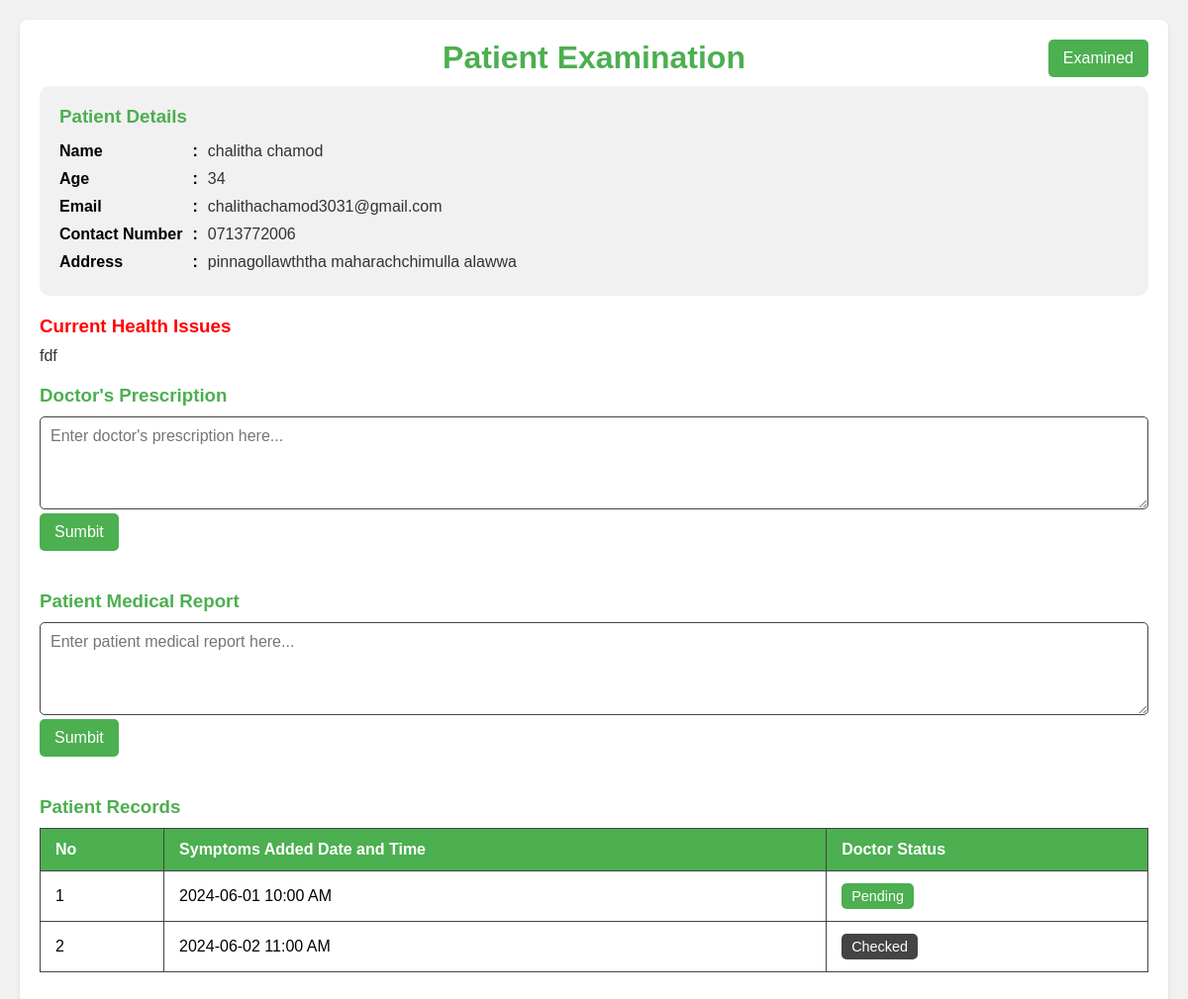
The page /doctor/examine.php?pid=6 on the database as committed earlier.
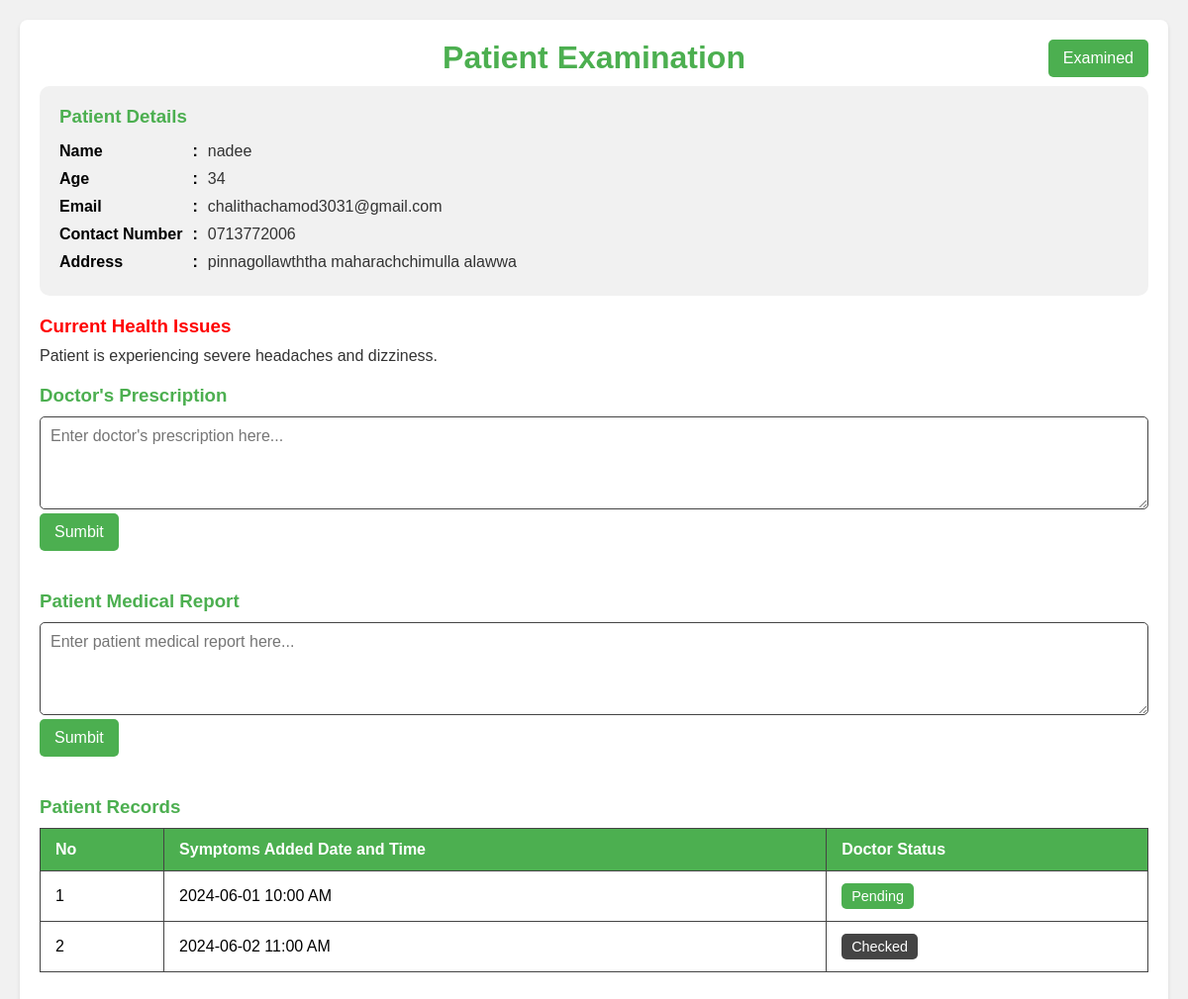
The same page on the database as committed later.
### tables this page shows
CREATE TABLE IF NOT EXISTS `patients_details` (
  `id` int NOT NULL AUTO_INCREMENT,
  `patients_id` int DEFAULT NULL,
  `reception_id` varchar(50) DEFAULT NULL,
  `symptoms` text,
  `medical_report` text,
  `Prescriptions` text,
  `doctor_id` varchar(50) DEFAULT NULL,
  `age` int DEFAULT NULL,
  `symptoms_date` datetime DEFAULT NULL,
  PRIMARY KEY (`id`),
  KEY `FK_patients_details_register_patients` (`patients_id`),
  KEY `FK_patients_details_register_reception` (`reception_id`),
  KEY `FK_patients_details_registered_doctor` (`doctor_id`),
  CONSTRAINT `FK_patients_details_register_patients` FOREIGN KEY (`patients_id`) REFERENCES `registered_patients` (`p_id`),
  CONSTRAINT `FK_patients_details_register_reception` FOREIGN KEY (`reception_id`) REFERENCES `registered_reception` (`id_num`),
  CONSTRAINT `FK_patients_details_registered_doctor` FOREIGN KEY (`doctor_id`) REFERENCES `registered_doctor` (`id_num`)
);

CREATE TABLE IF NOT EXISTS `registered_patients` (
  `p_id` int NOT NULL AUTO_INCREMENT,
  `name` varchar(50) DEFAULT NULL,
  `mobile` varchar(12) DEFAULT NULL,
  `email` varchar(50) DEFAULT NULL,
  `id_num` varchar(20) DEFAULT NULL,
  `address` text,
  `age` int DEFAULT NULL,
  `register_date` datetime DEFAULT NULL,
  `reception_id` varchar(50) DEFAULT NULL,
  PRIMARY KEY (`p_id`),
  KEY `FK_register_patients_register_reception` (`reception_id`),
  CONSTRAINT `FK_register_patients_register_reception` FOREIGN KEY (`reception_id`) REFERENCES `registered_reception` (`id_num`)
);

### connection.php (called while the page is built, shortened)
<?php
class Database
{
    public static $connection;
    public static function SetUpConnection()
    {
        if (!isset(Database::$connection)) {
            Database::$connection = new mysqli("localhost", "root", "Chalithac*#3031", "healthcare", "3306");
        }
    }
    public static function search($q)
    {
        return Database::$connection->query($q);
    }
}

### doctor/examine.php (the view, shortened to what this page needs)
<!DOCTYPE html>
<html lang="en">
<head>
    <link rel="stylesheet" href="../assets/css/common.css">
</head>
<body>
    <?php
    require_once "../connection.php";
    $pid = $_GET["pid"];
    $patiientResultSet = Database::search("SELECT `patients_details`.`id` AS `pdi`,`registered_patients`.`age` AS `age`, `registered_patients`.`name` AS `name`, `registered_patients`.`email` AS `email`,
     `registered_patients`.`mobile` AS `mobile`, `registered_patients`.`address` AS `address`, `patients_details`.`symptoms` AS `symptoms`
      FROM `registered_patients` INNER JOIN `patients_details` ON `registered_patients`.`p_id` =`patients_details`.`patients_id`  WHERE `p_id` = '" . $pid . "'");
    $numRows = $patiientResultSet->num_rows;
    if ($numRows == 1) {
        $pDetaila = $patiientResultSet->fetch_assoc();
    ?>
    <div class="container">
        <div class="container-header">
            <h1>Patient Examination</h1>
            <button onclick="examined(<?php echo $pDetaila['pdi'] ?>)" id="examined-btn" class="examined-btn">Examined</button>
        </div>
            <div class="patient-details">
                <h3>Patient Details</h3>
                <div class="detail-grid">
                    <strong>Name</strong>
                    <strong>:</strong>
                    <p><?php echo $pDetaila["name"] ?></p>
                    <strong>Age</strong>
                    <strong>:</strong>
                    <p><?php echo $pDetaila["age"] ?></p>
                    <strong>Email</strong>
                    <strong>:</strong>
                    <p><?php echo $pDetaila["email"] ?></p>
                    <strong>Contact Number</strong>
                    <strong>:</strong>
                    <p><?php echo $pDetaila["mobile"] ?></p>
                    <strong>Address</strong>
                    <strong>:</strong>
                    <p><?php echo $pDetaila["address"] ?></p>
                </div>
            </div>
            <div class="health-issues">
                <h3 style="color: red;">Current Health Issues</h3>
                <p><?php echo $pDetaila["symptoms"] ?></p>
            </div>
            <div class="doctor-prescription">
                <h3>Doctor's Prescription</h3>
                <textarea id="prescription" rows="4" placeholder="Enter doctor's prescription here..."></textarea>
                <button onclick="submitPrescription(<?php echo $pDetaila['pdi'] ?>)" class="submit-records">Sumbit</button>
            </div>
            <div class="medical-report">
                <h3>Patient Medical Report</h3>
                <textarea id="medicalReport" rows="4" placeholder="Enter patient medical report here..."></textarea>
                <button onclick="submitPrescription(<?php echo $pDetaila['pdi'] ?>)" class="submit-records">Sumbit</button>
            </div>
        <?php
        }
        ?>
        <div class="symptoms-table-container">
            <h3>Patient Records</h3>
            <table id="symptomsTable">
                <thead>
                    <tr>
                        <th>No</th>
                        <th>Symptoms Added Date and Time</th>
                        <th>Doctor Status</th>
                    </tr>
                </thead>
                <tbody>
                    <tr onclick="showPopup('details-popup')">
                        <td>1</td>
                        <td>2024-06-01 10:00 AM</td>
                        <td><button class="status-btn pending">Pending</button></td>
                    </tr>
                    <tr onclick="showPopup('details-popup')">
                        <td>2</td>
                        <td>2024-06-02 11:00 AM</td>
                        <td><button class="status-btn checked">Checked</button></td>
                    </tr>
                </tbody>
            </table>
        </div>
    </div>
</body>
</html>

### assets/css/common.css (style rules this page uses)
:root { --base-color: #4CAF50; --second-base-color: #388E3C; --dark-gray: #333333; --medium-gray: #444444; --error-color: #FF4136; }
* { margin: 0%; padding: 0%; box-sizing: border-box; font-family: Arial, sans-serif; }

### doctor/examine.php (style rules this page uses)
body { font-family: Arial, sans-serif; background-color: #f1f1f1; margin: 0; padding: 20px; }
.container { max-width: 1200px; margin: 0 auto; background-color: #fff; padding: 20px; border-radius: 8px; box-shadow: 0 2px 4px rgba(0, 0, 0, 0.1); }
.container-header { width: 100%; display: flex; align-items: center; position: relative; margin-bottom: 10px; }
.container-header h1 { margin: 0% auto; }
.examined-btn { position: absolute; right: 0%; padding: 10px 15px; background-color: var(--base-color); border: none; border-radius: 5px; color: #FFFFFF; font-size: 1em; cursor: pointer; transition: background-color 0.3s; }
h1 { color: var(--base-color); text-align: center; margin-bottom: 20px; }
.patient-details { background-color: rgb(241, 241, 241); padding: 20px; border-radius: 10px; }
.patient-details, .health-issues, .doctor-prescription, .medical-report, .symptoms-table-container { margin-bottom: 20px; }
h3 { color: var(--base-color); margin-bottom: 10px; }
.patient-details p, .health-issues p { margin: 5px 0; color: var(--dark-gray); }
textarea { width: 100%; max-width: 100%; min-width: 100%; padding: 10px; border: 1px solid var(--medium-gray); border-radius: 5px; font-size: 1em; color: var(--dark-gray); background-color: #FFFFFF; transition: border-color 0.3s; }
.submit-records { margin-bottom: 20px; padding: 10px 15px; background-color: var(--base-color); border: none; border-radius: 5px; color: #FFFFFF; font-size: 1em; cursor: pointer; transition: background-color 0.3s; }
table { width: 100%; border-collapse: collapse; }
th, td { padding: 12px 15px; border: 1px solid var(--medium-gray); text-align: left; }
thead th { background-color: var(--base-color); color: #FFFFFF; }
tbody tr { cursor: pointer; }
.status-btn { padding: 5px 10px; border: none; border-radius: 5px; font-size: 0.9em; cursor: pointer; }
.status-btn.pending { background-color: var(--base-color); color: white; }
.status-btn.checked { background-color: var(--medium-gray); color: white; }
.detail-grid { display: grid; grid-template-columns: max-content min-content max-content; align-items: first baseline; column-gap: 10px; }

Rows that differ between the two databases and show on the page:
changed patients_details "chalithachamod3031@gmail.com": patients.name "chalitha chamod" → "nadee"; symptoms "fdf" → "Patient is experiencing severe headaches and dizziness."
